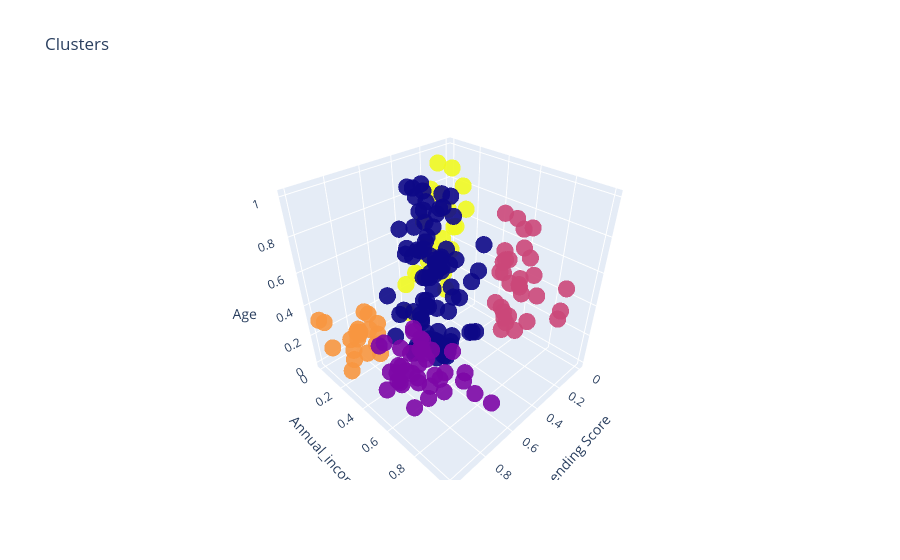

Notebook code for this chart:
### Code cell
import plotly as py
import plotly.graph_objs as go
#Create a 3d plot to view the data sepparation made by  Hierarchical clustering

trace1 = go.Scatter3d(
    x= X_scaled['Spending Score (1-100)'],
    y= X_scaled['Annual Income (k$)'],
    z= X_scaled['Age'],
    mode='markers',
     marker=dict(
        color = y_hc, 
        size= 10,
        line=dict(
            color= y_hc,
        ),
        opacity = 0.9
     )
)
layout = go.Layout(
    title= 'Clusters',
    scene = dict(
            xaxis = dict(title  = 'Spending Score'),
            yaxis = dict(title  = 'Annual_income'),
            zaxis = dict(title  = 'Age')
        )
)
fig = go.Figure(data=trace1, layout=layout)
py.offline.iplot(fig)

### Figure 1 — Plotly figure (JSON) as saved in the notebook; plotly's stock layout.template omitted (floating-point values rounded to 4 significant figures; data arrays with more than 128 entries replaced by an {"elided": "..."} marker saying what was removed)
{"data": [{"marker": {"color": {"elided": "198 int values"}, "line": {"color": {"elided": "198 int values"}}, "opacity": 0.9, "size": 10}, "mode": "markers", "type": "scatter3d", "x": {"elided": "198 float values"}, "y": {"elided": "198 float values"}, "z": {"elided": "198 float values"}}], "layout": {"scene": {"xaxis": {"title": {"text": "Spending Score"}}, "yaxis": {"title": {"text": "Annual_income"}}, "zaxis": {"title": {"text": "Age"}}}, "title": {"text": "Clusters"}}}
